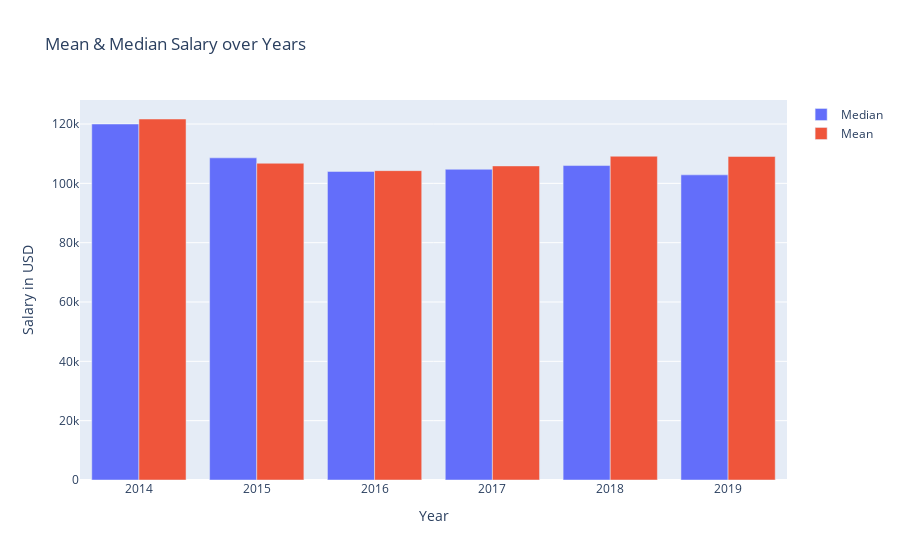

This figure's notebook cell:
### Code cell
fig = go.Figure(data=[go.Bar(
    name = 'Median',
    x=agg_salaries.index, 
    y=agg_salaries.salary_median),
                     go.Bar(
                         name = 'Mean',
                         x = agg_salaries.index,
                     y = agg_salaries.salary_mean)])
fig.update_layout(title = 'Mean & Median Salary over Years', xaxis_title = 'Year', yaxis_title = 'Salary in USD')
fig.show()

### Figure 1 — Plotly figure (JSON) as saved in the notebook; plotly's stock layout.template omitted (floating-point values rounded to 4 significant figures)
{"data": [{"name": "Median", "type": "bar", "x": [2014, 2015, 2016, 2017, 2018, 2019], "y": [120000, 108597, 104021, 104749, 106000, 102900.0]}, {"name": "Mean", "type": "bar", "x": [2014, 2015, 2016, 2017, 2018, 2019], "y": [121700.0, 106800.0, 104300.0, 105900.0, 109100.0, 109100.0]}], "layout": {"title": {"text": "Mean & Median Salary over Years"}, "xaxis": {"title": {"text": "Year"}}, "yaxis": {"title": {"text": "Salary in USD"}}}}
